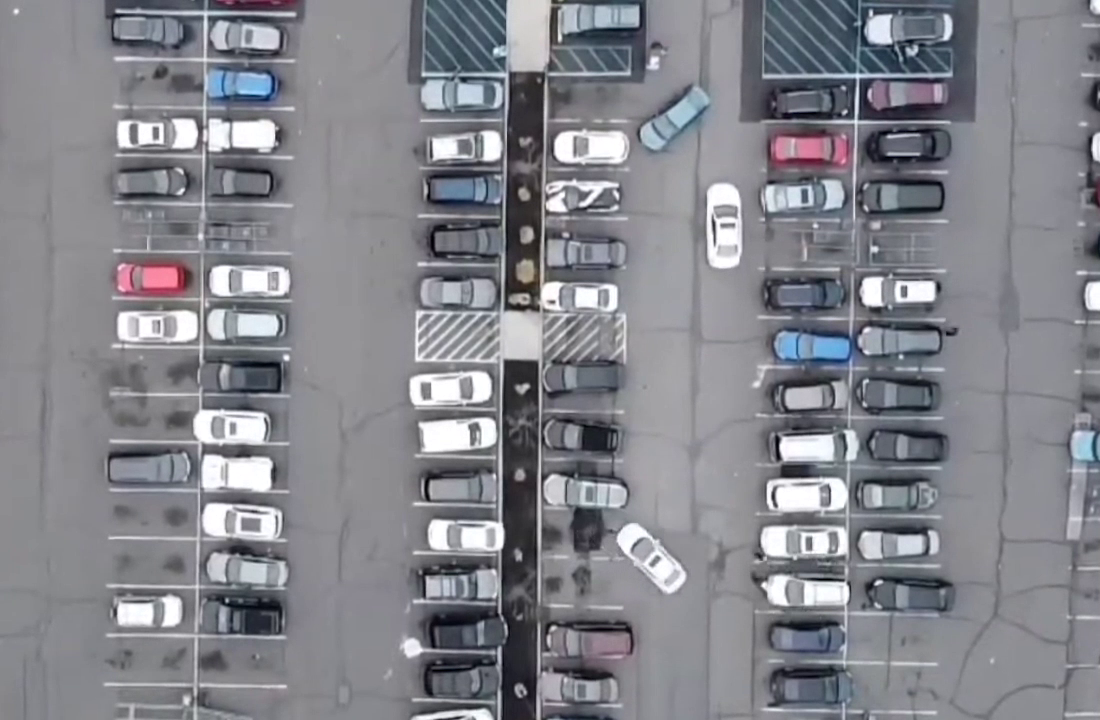
#> input picture Resources/input_image_V1.png, 1100 x 720 px, found by its file name
$ python spotCountVideo1.py
#> lines starting #> are read from the running program, lines starting #| are printed output that depends on the picture; after the words box and inside, x2 and y2 are one past the last pixel; in counts of white or black regions, pixels touching at a corner belong together
import cv2 as cv
import numpy as np
import pandas as pd
import pickle

# Saving Height and width
height = 47
width = 90


# Checking the existance of list of parking spots in a pickle file.
try:
    with open("Parking-Spot-Detection/parkingSpotListVideo1.p", "rb") as file:
#> (reads parkingSpotListVideo1.p from the repository)
        positionList = pickle.load(file)

except:
    positionList = []


def mouseClickCallback(event, x, y, flags, param):

    if event == cv.EVENT_RBUTTONDOWN:
        currentPos = (x, y)
        positionList.append(currentPos)

    if event == cv.EVENT_LBUTTONDOWN:

        index = 0
        for pos in positionList:

            x1, y1 = pos
            if (x1 <= x <= x1+width) and (y1 <= y <= y1 + height):
                positionList.pop(index)
            index += 1


while True:

    image = cv.imread("Parking-Spot-Detection\Resources\input_image_V1.png")
#> image is the input picture: shape (720, 1100, 3); mean B, G, R 139.6, 132.9, 132.2

    # Manual Calculation of Height and Width
    # cv.rectangle(image, (50, 142), (158, 192), (0, 0, 255), 1)

    for position in positionList:
        cv.rectangle(image, position,
                     (position[0]+width, position[1]+height), (0, 255, 0), 2)
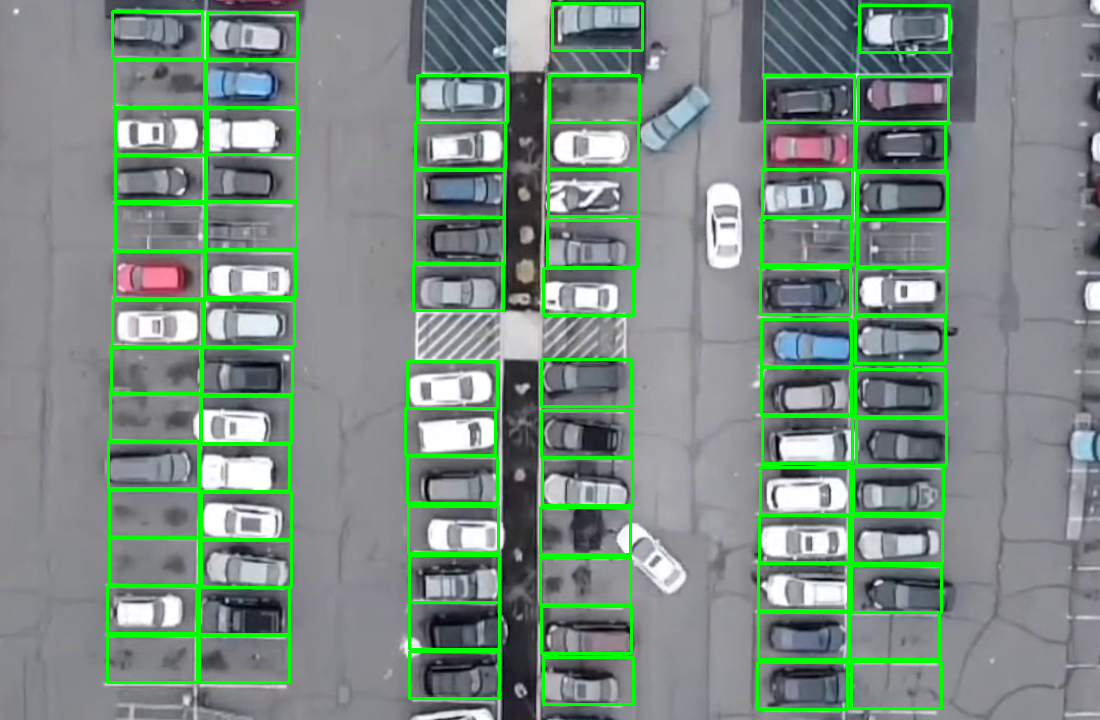
#> image: shape (720, 1100, 3); 6.8% of pixels changed, all inside (x1, y1, x2, y2) = (106, 2, 951, 711)

    cv.imshow("Input Image", image)
    cv.setMouseCallback("Input Image", mouseClickCallback)

    if cv.waitKey(10) == 13:  # Enter Key
#> (key Esc is pressed here)
        break


with open("Parking-Spot-Detection/parkingSpotListVideo1.p", "wb") as file:
    pickle.dump(positionList, file)


print(len(positionList))
#| 80
cv.destroyAllWindows()
